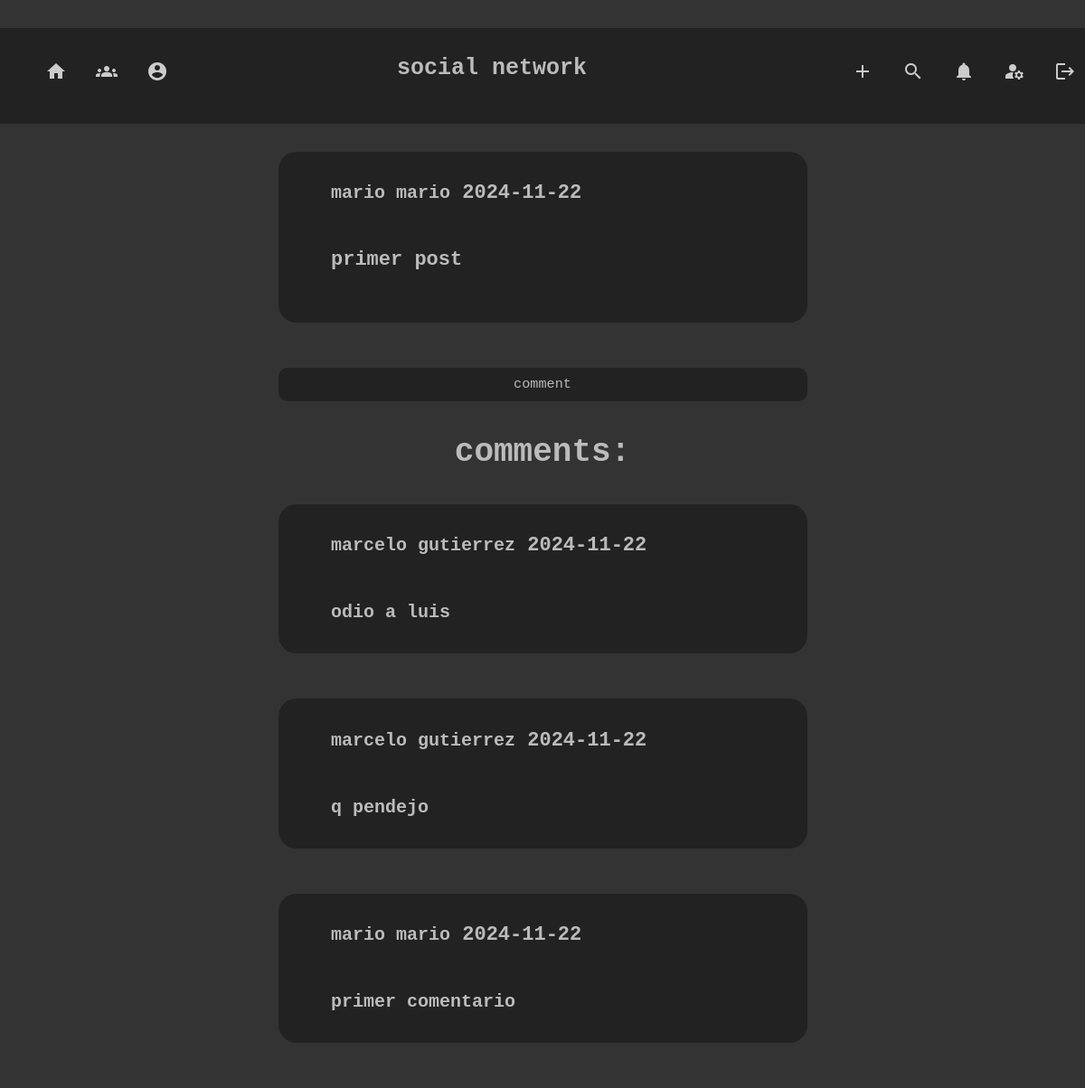
/post?post_id=54 (signed in), run on the app's committed database.
### tables this page shows
CREATE TABLE 'users' (id INTEGER PRIMARY KEY AUTOINCREMENT NOT NULL, name text NOT NULL, surname text NOT NULL, username text NOT NULL UNIQUE, password text NOT NULL, 'group_id' INTEGER);

CREATE TABLE 'posts' ('post_id' INTEGER PRIMARY KEY AUTOINCREMENT NOT NULL, 'body'  TEXT NOT NULL  , 'user_id'  INTEGER NOT NULL  , 'date'  DATETIME NOT NULL DEFAULT CURRENT_DATE  , 'likes' INTEGER NOT NULL DEFAULT 0, 'media' TEXT DEFAULT NULL, 'type' TEXT NOT NULL DEFAULT 'main', 'reference_post' INTEGER);

### app.py (the view, shortened to what this page needs)
@app.route("/post", methods=["GET", "POST"])
@login_required
def post():
    if request.method == "GET":
        post_id = request.args.get("post_id")
        if post_id == None:
            return redirect("/")
        post = db.execute("select * from posts join users on posts.user_id = users.id where post_id = ? ",post_id)
        comments = db.execute(
        "select * from posts join users on posts.user_id = users.id where type = 'comment' and reference_post = ? order by post_id desc",post_id)
        return render_template("post.html",post=post,comments=comments,len=len(comments),post_id=post_id)

### templates/post.html (shortened to what this page needs)
{% extends "layout.html" %}
{% block main %}
{% if post %}
<br>
<br>
<div class = "post">
    <div class ="post-head">
        <div class = "post-head-item">
            <h4>
            <a class = "link_username" href = "/homepage?username={{post['username']}}">{{ post[0]["name"] }} {{ post[0]["surname"] }}</a>
                {{ post[0]["date"] }}
            </h4>
        </div>
    </div>
    <h4 class = "post-body">
            {{ post[0]["body"] }}
    </h4>
    <br>
</div>
<form action="/post" method = "POST">
        <button class = "comment-button" type = "submit" name = "comment" value = "true">
            comment
        </button>
</form>
{% endif%}
{% if len > 0 %}
<div style = "text-align:center">
    <h2>
        comments:
    </h2>
</div>
<div class = "post-container">
        {% for comment in comments %}
            <div class = "post">
                <div class ="post-head">
                    <div class = "post-head-item">
                        <h4>
                        <a class = "link_username" href = "/homepage?username={{post['username']}}">{{ comment["name"] }} {{ comment["surname"] }}</a>
                            {{ comment["date"] }}
                        </h4>
                    </div>
                </div>
                <h4 class = "post-body"  >
                    <a class = "link_username" href = "/post?post_id={{comment['post_id']}}">
                            {{ comment["body"] }}
                    </a>
                </h4>
            </div>
        {% endfor%}
    {% endif %}
</div>
{% endblock%}

### static/styles.css (style rules this page uses)
body { background-color: #333; color: #212529; font-size: 1rem; font-weight: 400; line-height: 1.5; margin: 0; text-align: left; }
button { background-color: #fff; padding: 15px 32px; }
.link_username { text-decoration: none; color : #bbb; }
h4 { font-family:"Geist Mono", monospace; font-size: 22px; color : #bbb; }
h2 { font-family:"Geist Mono", monospace; font-size: 36px; color : #bbb; }
a { font-family:"Geist Mono", monospace; font-size: 20px; color : #bbb; }
button, input[type="submit"] { font-family:"Geist Mono", monospace; background-color: #222; color :#ccc; border: 1px solid transparent; border-radius: 1rem; font-size: 0.95rem; font-weight: 400; line-height: 1.5; padding: 0.375rem 0.75rem; text-align: center; transition: color 0.15s ease-in-out, background-color 0.15s ease-in-out, border-color 0.15s ease-in-out, box-shadow 0.15s ease-in-out; vertical-align: middle; }
.post-container { display:flex; flex-direction:column; background-color: #333; justify-content: center; }
.post { background-color:#222; width:50%; border-radius:20px; margin-left:25%; margin-bottom:50px; }
.post-head { display:flex; flex-direction:row; align-items:center; justify-content:space-between; color : #bbb; margin-left:10%; margin-right:5%; }
.post-body { margin-top:2%; margin-left:10%; margin-right:10%; color : #bbb; }
.post-head-item { left-margin:20%; }
.comment-button { background-color:#bbb; color:#222; margin-left:25%; width:50%; border-radius:10px; }
.comment-button { background-color:#222; color:#bbb; margin-left:25%; width:50%; border-radius:10px; }

### data on the page
users: name "mario", surname "mario"
posts: date "2024-11-22", body "primer post"
posts: name "marcelo", surname "gutierrez", date "2024-11-22", body "odio a luis"
posts: name "marcelo", surname "gutierrez", date "2024-11-22", body "q pendejo"
posts: name "mario", surname "mario", date "2024-11-22", body "primer comentario"
